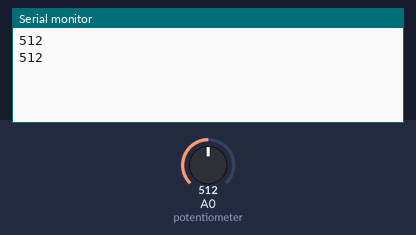
This sketch was run on a simulated Arduino Uno, built with avr-gcc and run on an emulated ATmega328P. Shown: the last lines printed to the serial monitor. Inputs (shaded band) come from the test bench; at power-on: A0 (potentiometer) = 512.

Above: at 1.8 s.
1.9 s: A0 (potentiometer) set to 716
At 2.8 s:
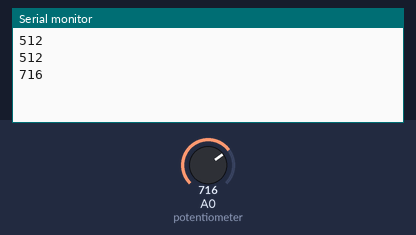
3.4 s: A0 (potentiometer) set to 900
At 4.4 s:
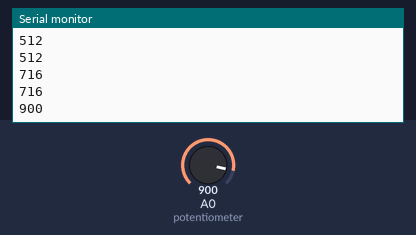
Timing chart, 0 to 6.4 s (numbered marks = the images above; inputs shaded):
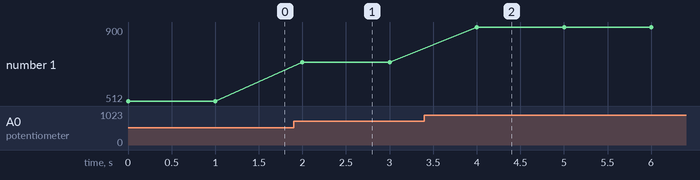

The sketch:

stunning_elzing1__2_.ino
```cpp
#define potentiometer A0

void setup()
{
  pinMode(potentiometer, INPUT);
  Serial.begin(9600);
}

void loop()
{
  int val = analogRead(potentiometer);
  Serial.println(val);
  delay(1000);

}
```

Measured:
- after the input at 1.9 s, the serial monitor: prints a new line after 0.10 s (image 1)
- after the input at 3.4 s, the serial monitor: prints a new line after 0.60 s (image 2)
- plotted number 1: 512 → 716 after the input at 1.9 s, 716 → 900 after the input at 3.4 s
